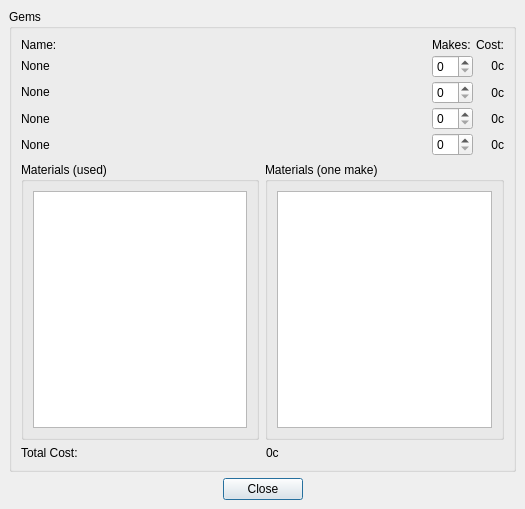
<ui version="4.0" >
 <author></author>
 <comment></comment>
 <exportmacro></exportmacro>
 <class>B_CraftWindow</class>
 <widget class="QDialog" name="B_CraftWindow" >
  <property name="geometry" >
   <rect>
    <x>0</x>
    <y>0</y>
    <width>525</width>
    <height>509</height>
   </rect>
  </property>
  <property name="windowTitle" >
   <string>Working Item Detail</string>
  </property>
  <layout class="QHBoxLayout" >
   <property name="margin" >
    <number>9</number>
   </property>
   <property name="spacing" >
    <number>6</number>
   </property>
   <item>
    <layout class="QVBoxLayout" >
     <property name="margin" >
      <number>0</number>
     </property>
     <property name="spacing" >
      <number>6</number>
     </property>
     <item>
      <widget class="QGroupBox" name="GroupBox1" >
       <property name="title" >
        <string>Gems</string>
       </property>
       <layout class="QVBoxLayout" >
        <property name="margin" >
         <number>9</number>
        </property>
        <property name="spacing" >
         <number>6</number>
        </property>
        <item>
         <layout class="QVBoxLayout" >
          <property name="margin" >
           <number>0</number>
          </property>
          <property name="spacing" >
           <number>6</number>
          </property>
          <item>
           <layout class="QGridLayout" >
            <property name="margin" >
             <number>0</number>
            </property>
            <property name="spacing" >
             <number>3</number>
            </property>
            <item row="0" column="0" >
             <widget class="QLabel" name="GemNameLabel" >
              <property name="sizePolicy" >
               <sizepolicy>
                <hsizetype>5</hsizetype>
                <vsizetype>4</vsizetype>
                <horstretch>0</horstretch>
                <verstretch>0</verstretch>
               </sizepolicy>
              </property>
              <property name="text" >
               <string>Name:</string>
              </property>
             </widget>
            </item>
            <item row="0" column="1" >
             <widget class="QLabel" name="GemMakesLabel" >
              <property name="text" >
               <string>Makes:</string>
              </property>
             </widget>
            </item>
            <item row="0" column="2" >
             <widget class="QLabel" name="GemCostLabel" >
              <property name="text" >
               <string>Cost:</string>
              </property>
              <property name="alignment" >
               <set>Qt::AlignRight|Qt::AlignTrailing|Qt::AlignVCenter</set>
              </property>
             </widget>
            </item>
            <item row="1" column="0" >
             <widget class="QLabel" name="Gem1Name" >
              <property name="sizePolicy" >
               <sizepolicy>
                <hsizetype>3</hsizetype>
                <vsizetype>4</vsizetype>
                <horstretch>0</horstretch>
                <verstretch>0</verstretch>
               </sizepolicy>
              </property>
              <property name="text" >
               <string>None</string>
              </property>
             </widget>
            </item>
            <item row="1" column="1" >
             <widget class="QSpinBox" name="Gem1Makes" >
              <property name="sizePolicy" >
               <sizepolicy>
                <hsizetype>1</hsizetype>
                <vsizetype>4</vsizetype>
                <horstretch>0</horstretch>
                <verstretch>0</verstretch>
               </sizepolicy>
              </property>
             </widget>
            </item>
            <item row="1" column="2" >
             <widget class="QLabel" name="Gem1Cost" >
              <property name="sizePolicy" >
               <sizepolicy>
                <hsizetype>5</hsizetype>
                <vsizetype>4</vsizetype>
                <horstretch>0</horstretch>
                <verstretch>0</verstretch>
               </sizepolicy>
              </property>
              <property name="text" >
               <string>0c</string>
              </property>
              <property name="alignment" >
               <set>Qt::AlignRight|Qt::AlignTrailing|Qt::AlignVCenter</set>
              </property>
             </widget>
            </item>
            <item row="2" column="0" >
             <widget class="QLabel" name="Gem2Name" >
              <property name="sizePolicy" >
               <sizepolicy>
                <hsizetype>3</hsizetype>
                <vsizetype>4</vsizetype>
                <horstretch>0</horstretch>
                <verstretch>0</verstretch>
               </sizepolicy>
              </property>
              <property name="text" >
               <string>None</string>
              </property>
             </widget>
            </item>
            <item row="2" column="1" >
             <widget class="QSpinBox" name="Gem2Makes" />
            </item>
            <item row="2" column="2" >
             <widget class="QLabel" name="Gem2Cost" >
              <property name="text" >
               <string>0c</string>
              </property>
              <property name="alignment" >
               <set>Qt::AlignRight|Qt::AlignTrailing|Qt::AlignVCenter</set>
              </property>
             </widget>
            </item>
            <item row="3" column="0" >
             <widget class="QLabel" name="Gem3Name" >
              <property name="sizePolicy" >
               <sizepolicy>
                <hsizetype>3</hsizetype>
                <vsizetype>5</vsizetype>
                <horstretch>0</horstretch>
                <verstretch>0</verstretch>
               </sizepolicy>
              </property>
              <property name="text" >
               <string>None</string>
              </property>
             </widget>
            </item>
            <item row="3" column="1" >
             <widget class="QSpinBox" name="Gem3Makes" />
            </item>
            <item row="3" column="2" >
             <widget class="QLabel" name="Gem3Cost" >
              <property name="text" >
               <string>0c</string>
              </property>
              <property name="alignment" >
               <set>Qt::AlignRight|Qt::AlignTrailing|Qt::AlignVCenter</set>
              </property>
             </widget>
            </item>
            <item row="4" column="0" >
             <widget class="QLabel" name="Gem4Name" >
              <property name="sizePolicy" >
               <sizepolicy>
                <hsizetype>3</hsizetype>
                <vsizetype>5</vsizetype>
                <horstretch>0</horstretch>
                <verstretch>0</verstretch>
               </sizepolicy>
              </property>
              <property name="text" >
               <string>None</string>
              </property>
             </widget>
            </item>
            <item row="4" column="1" >
             <widget class="QSpinBox" name="Gem4Makes" />
            </item>
            <item row="4" column="2" >
             <widget class="QLabel" name="Gem4Cost" >
              <property name="text" >
               <string>0c</string>
              </property>
              <property name="alignment" >
               <set>Qt::AlignRight|Qt::AlignTrailing|Qt::AlignVCenter</set>
              </property>
             </widget>
            </item>
           </layout>
          </item>
          <item>
           <layout class="QHBoxLayout" >
            <property name="margin" >
             <number>0</number>
            </property>
            <property name="spacing" >
             <number>6</number>
            </property>
            <item>
             <widget class="QGroupBox" name="GroupBox2_2" >
              <property name="title" >
               <string>Materials (used)</string>
              </property>
              <layout class="QVBoxLayout" >
               <property name="margin" >
                <number>9</number>
               </property>
               <property name="spacing" >
                <number>6</number>
               </property>
               <item>
                <widget class="QTextEdit" name="MatsUsed" />
               </item>
              </layout>
             </widget>
            </item>
            <item>
             <widget class="QGroupBox" name="GroupBox2_2_2" >
              <property name="title" >
               <string>Materials (one make)</string>
              </property>
              <layout class="QVBoxLayout" >
               <property name="margin" >
                <number>9</number>
               </property>
               <property name="spacing" >
                <number>6</number>
               </property>
               <item>
                <widget class="QTextEdit" name="MatsExpected" >
                 <property name="sizePolicy" >
                  <sizepolicy>
                   <hsizetype>7</hsizetype>
                   <vsizetype>7</vsizetype>
                   <horstretch>0</horstretch>
                   <verstretch>0</verstretch>
                  </sizepolicy>
                 </property>
                </widget>
               </item>
              </layout>
             </widget>
            </item>
           </layout>
          </item>
         </layout>
        </item>
        <item>
         <layout class="QHBoxLayout" >
          <property name="margin" >
           <number>0</number>
          </property>
          <property name="spacing" >
           <number>6</number>
          </property>
          <item>
           <layout class="QHBoxLayout" >
            <property name="margin" >
             <number>0</number>
            </property>
            <property name="spacing" >
             <number>6</number>
            </property>
            <item>
             <widget class="QLabel" name="TextLabel8" >
              <property name="text" >
               <string>Total Cost:</string>
              </property>
             </widget>
            </item>
            <item>
             <widget class="QLabel" name="TotalCost" >
              <property name="text" >
               <string>0c</string>
              </property>
             </widget>
            </item>
           </layout>
          </item>
         </layout>
        </item>
       </layout>
      </widget>
     </item>
     <item>
      <layout class="QHBoxLayout" >
       <property name="margin" >
        <number>0</number>
       </property>
       <property name="spacing" >
        <number>6</number>
       </property>
       <item>
        <spacer>
         <property name="orientation" >
          <enum>Qt::Horizontal</enum>
         </property>
         <property name="sizeType" >
          <enum>QSizePolicy::Expanding</enum>
         </property>
         <property name="sizeHint" >
          <size>
           <width>16</width>
           <height>20</height>
          </size>
         </property>
        </spacer>
       </item>
       <item>
        <widget class="QPushButton" name="Close" >
         <property name="text" >
          <string>Close</string>
         </property>
        </widget>
       </item>
       <item>
        <spacer>
         <property name="orientation" >
          <enum>Qt::Horizontal</enum>
         </property>
         <property name="sizeHint" >
          <size>
           <width>102</width>
           <height>20</height>
          </size>
         </property>
        </spacer>
       </item>
      </layout>
     </item>
    </layout>
   </item>
  </layout>
 </widget>
 <pixmapfunction>qPixmapFromMimeSource</pixmapfunction>
 <resources/>
 <connections/>
</ui>
